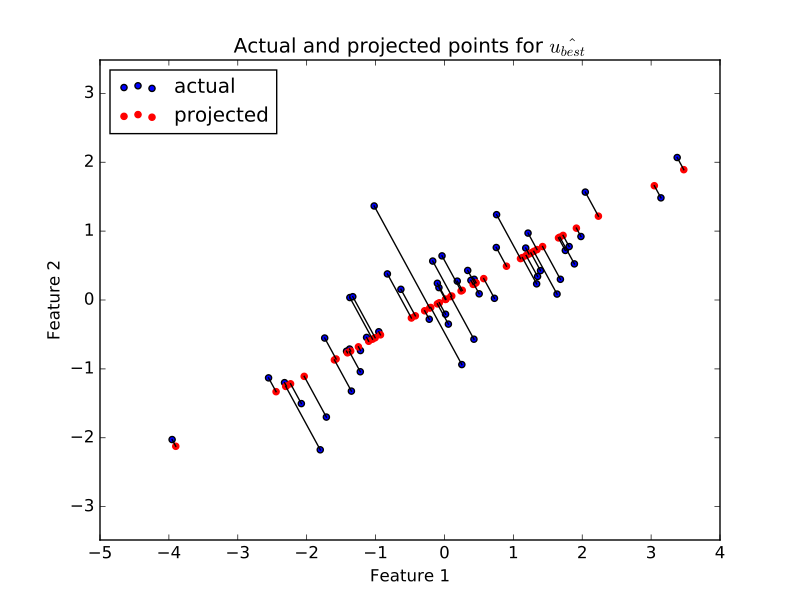

Recreate this plot in Python.
plt.scatter(X[0], X[1], label='actual')
# <...>
plt.scatter(projected[0], projected[1], color='r', label='projected')
# <...>
for i in range(X.shape[1]):
    # Plot line between projected and actual point
    proj_pt = projected[:, i]
    actual_pt = X[:, i]
    plt.plot([proj_pt[0], actual_pt[0]], [proj_pt[1], actual_pt[1]], 'k')
# [...]
plt.axis('equal')
# (...)
plt.legend(loc='upper left')
# <...>
plt.title("Actual and projected points for $\hat{u_{best}}$")
# <...>
plt.xlabel('Feature 1')
# <...>
plt.ylabel('Feature 2')
# <...>
